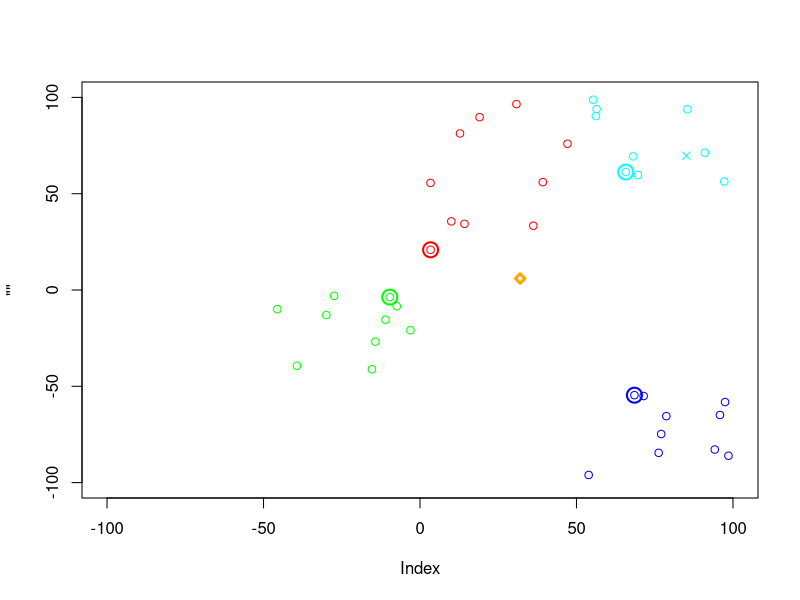
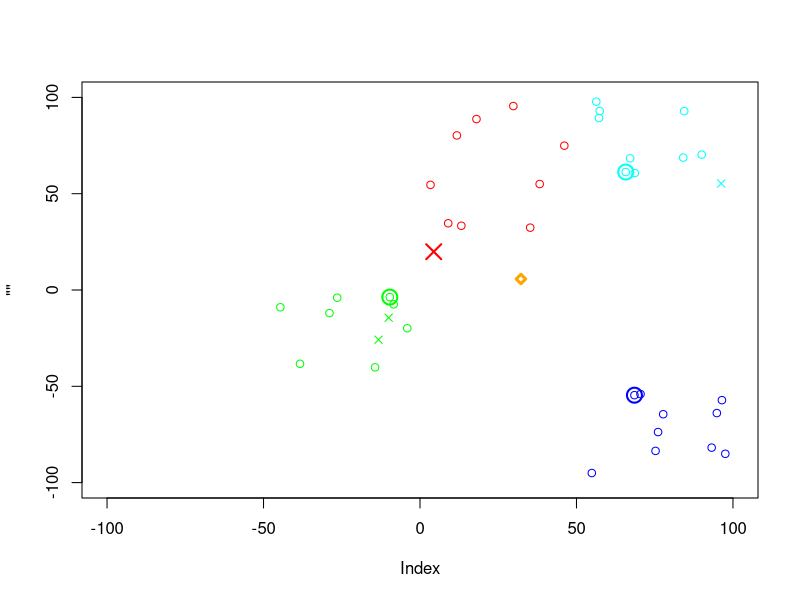
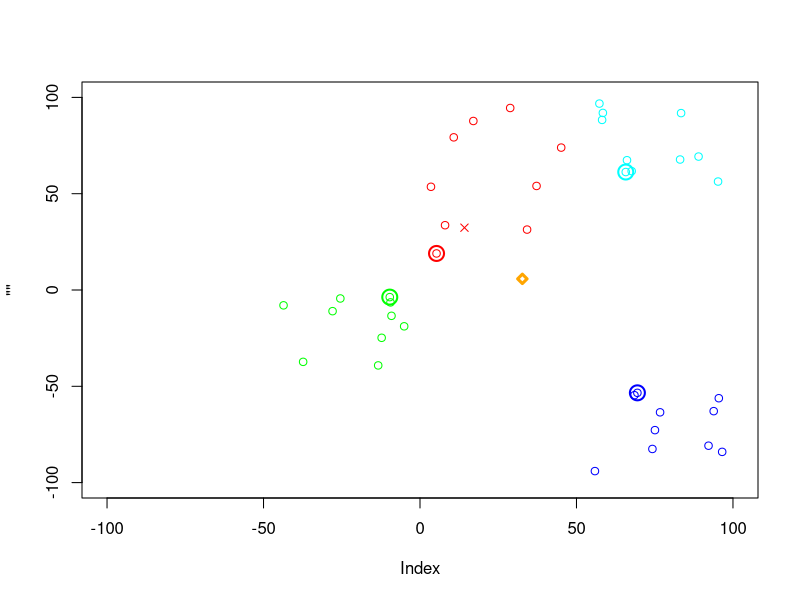
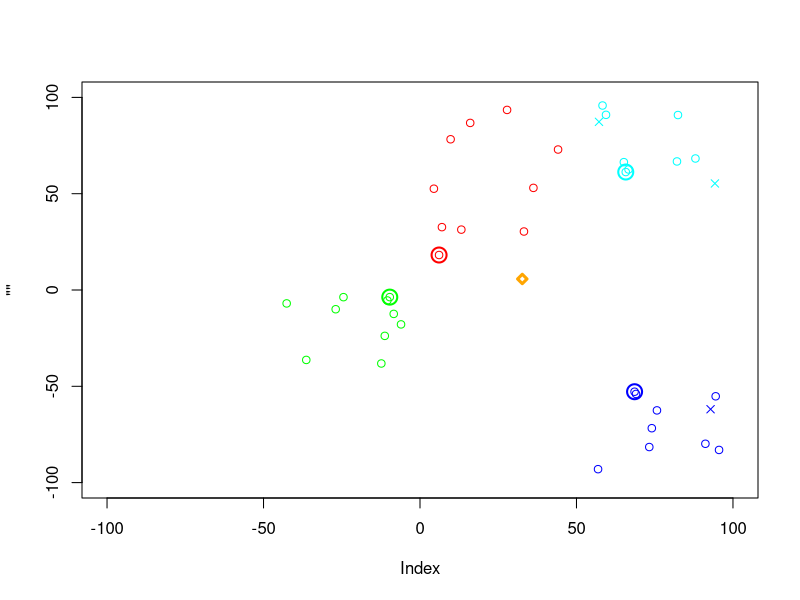
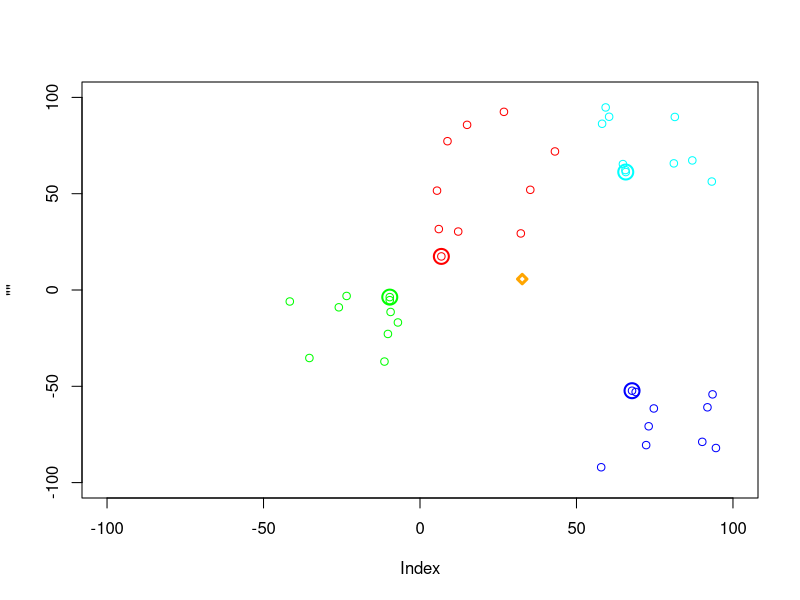
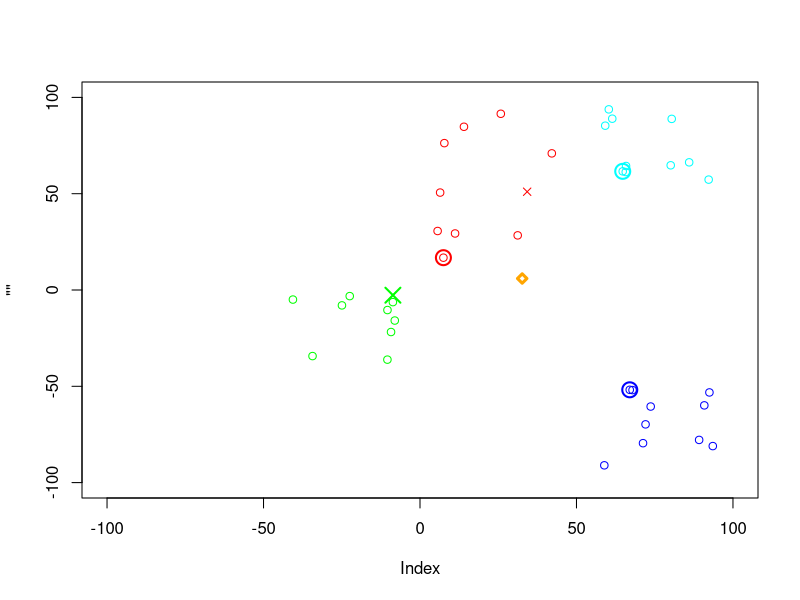
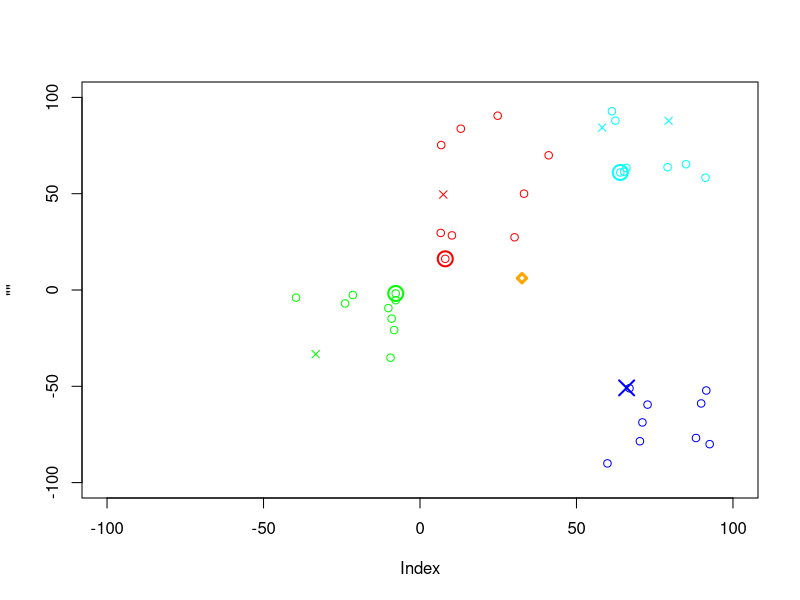
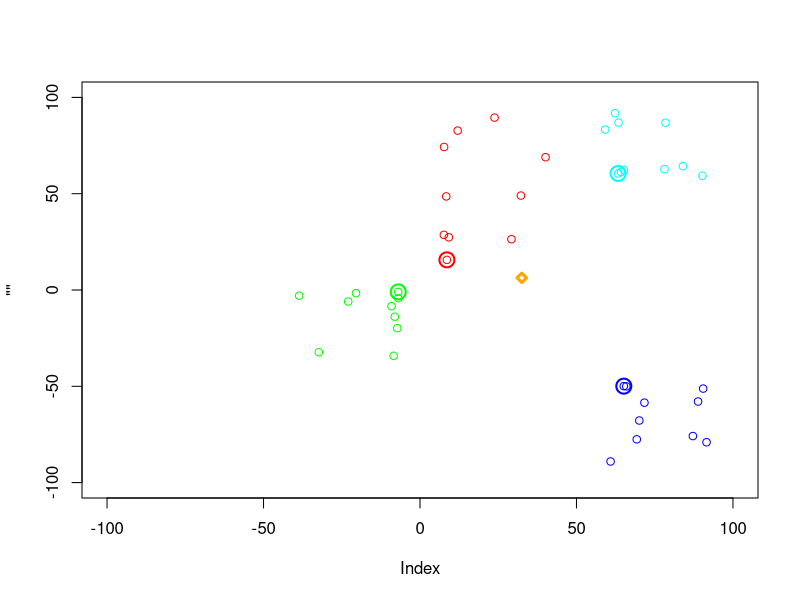

Write the R code that produced these figures, in order. (Note: this script raises an error after producing the figures.)
PSO_DLS = function(config){

	newParticle = function(pos, vel, swarm, fitFun) {
		return (list(
			pos = pos,
			vel = vel,
			best = list(
				pos = pos,
				type = 1,
				val = fitFun(pos)
			),
			type = 1,
			swarm = swarm
		))
	}

	calculateBest = function(particles) {
		globalBest = particles[[1]]$best
		globalBest$val = 100000
		localBest = list()
		for(i in 1:config$sub_swarms){
			localBest[[i]] = globalBest
		}
		
		for(i in 1:length(particles)){
			swarm = particles[[i]]$swarm
			if(particles[[i]]$best$val < localBest[[swarm]]$val){
				localBest[[swarm]] = particles[[i]]$best
			}
			if(particles[[i]]$best$val < globalBest$val){
				globalBest = particles[[i]]$best
			}
		}
		
		pos = c()
		for(i in 1:length(localBest)){
			pos = rbind(pos, localBest[[i]]$pos)
		}
		pos = colMeans(as.matrix(pos))
		unitedLocalbest = globalBest
		unitedLocalbest$pos = pos
		unitedLocalbest$val = config$fun(pos);
		
		best = list(globalBest, localBest, unitedLocalbest)
		return(best)
	}

	updatePos = function(particle, p, lbest, unitedLbest){
		personal = config$c1 * runif(1) * (particle$best$pos - particle$pos)
		
		chance = runif(1)
		if(chance <= p){
			particle$type = 2
			particle$best$type = 2
			social = config$c2 * runif(1) * (unitedLbest$pos - particle$pos)
		}else {
			particle$type = 1
			particle$best$type = 1
			social = config$c2 * runif(1) * (lbest[[particle$swarm]]$pos - particle$pos)
		}

		particle$vel = (config$inertia * particle$vel) + personal + social	
		particle$vel = apply(as.matrix(particle$vel), 1, function(x){min(x,config$max_vel)})
		particle$vel = apply(as.matrix(particle$vel), 1, function(x){max(x,-config$max_vel)})
		
		particle$pos = particle$pos + particle$vel	
		
		for(i in 1:config$dim){
			particle$pos[i] = min(particle$pos[i], config$upper[i])
			particle$pos[i] = max(particle$pos[i], config$lower[i])
		}
		val = config$fun(particle$pos);
		if(val < particle$best$val){
			particle$best$pos = particle$pos
			particle$best$val = val
		}
		return (particle)
	}

	push = function(arr, element){
		len = length(arr)
		arr[[len + 1]] = element
		return(arr)
	}

	savePng = function(){
		return (config$savePng && config$dim == 2)
	}

	# Main loop
	particles = list()
	p = 0
	
	# Init particles with random position and velocity
	for(swarmIndex in 1:config$sub_swarms){
		for(j in 1:config$swarm_size){
			pos = c()
			for(i in 1:config$dim){
				pos[i] = runif(1) * (config$limitUpper[[swarmIndex]][i] - config$limitLower[[swarmIndex]][i]) + config$limitLower[[swarmIndex]][i] 
			}
			vel = rep(0, config$dim)
			particles = push(particles, newParticle(pos, vel, swarmIndex, config$fun))
		}
	}
	
	# Calculate initial best particles
	best = calculateBest(particles);	
	gbest = best[[1]]
	lbest = best[[2]]
	unitedLbest = best[[3]]
	
	cost = c()	
	for(it in 1:config$iterations){		
		# Update p
		p = it / config$iterations
		
		if(savePng()){
			name = paste(config$savePngPath, "pso-dls-", it, ".png", sep="")
			png(filename=name)
			plot("", ylim=c(config$lower[2],config$upper[2]), xlim=c(config$lower[1],config$upper[2]))
		}
		
		# Update particle positions
		for(i in 1:length(particles)){
			particles[[i]] = updatePos(particles[[i]], p, lbest, unitedLbest)	
			if(savePng()){
				points(particles[[i]]$pos[1], particles[[i]]$pos[2], ylim=c(config$lower[2],config$upper[2]), xlim=c(config$lower[1],config$upper[1]), col = c("green", "red", "blue", "cyan")[particles[[i]]$swarm], pch=c(1,4)[particles[[i]]$type])
			}
		}	
		
		# Update gbest, lbest, unitedLbest
		best = calculateBest(particles);	
		gbest = best[[1]]
		lbest = best[[2]]
		unitedLbest = best[[3]]
		
		if(savePng()){
			for(i in 1:config$sub_swarms){
				points(lbest[[i]]$pos[1], lbest[[i]]$pos[2], ylim=c(config$lower[2],config$upper[2]), xlim=c(config$lower[1],config$upper[1]), cex = 2, lwd = 2, col= c("green", "red", "blue", "cyan")[i], pch=c(1,4)[lbest[[i]]$type])
			}
			points(unitedLbest$pos[1], unitedLbest$pos[2], ylim=c(config$lower[2],config$upper[2]), xlim=c(config$lower[1],config$upper[1]), lwd = 3, col="orange", pch=23)
			dev.off()
		}
		
		cost = c(cost,gbest$val)	
	}
	
	if(savePng()){
		name = paste(config$savePngPath, "pso-dls-0.png", sep="")
		png(filename=name)
		plot(cost, type = "s")
		dev.off()
	}
	return (gbest)
}


config = c()
config$dim = 2
config$lower = c(-100, -100)
config$upper = c(100, 100)

config$fun = function(x){
	return(20 + (x[1] ^ 2) - cos(10 * pi * x[1]) + (x[2]^2) + (10*cos(2 * pi * x[2])))
}
config$swarm_size = 10
config$c1 = 2.05
config$c2 = 2.05
config$max_vel = 1
config$inertia = 0.9
config$iterations = 100

config$sub_swarms = 4
config$limitLower = list(c(-50, -50), c(0, 20), c(50, -100), c(50, 50))
config$limitUpper = list(c(0, 0), c(50, 100), c(100, -50), c(100, 100))

config$savePng = TRUE
config$savePngPath = "C:/Projects/pso/pso/plot/"

PSO_DLS(config)